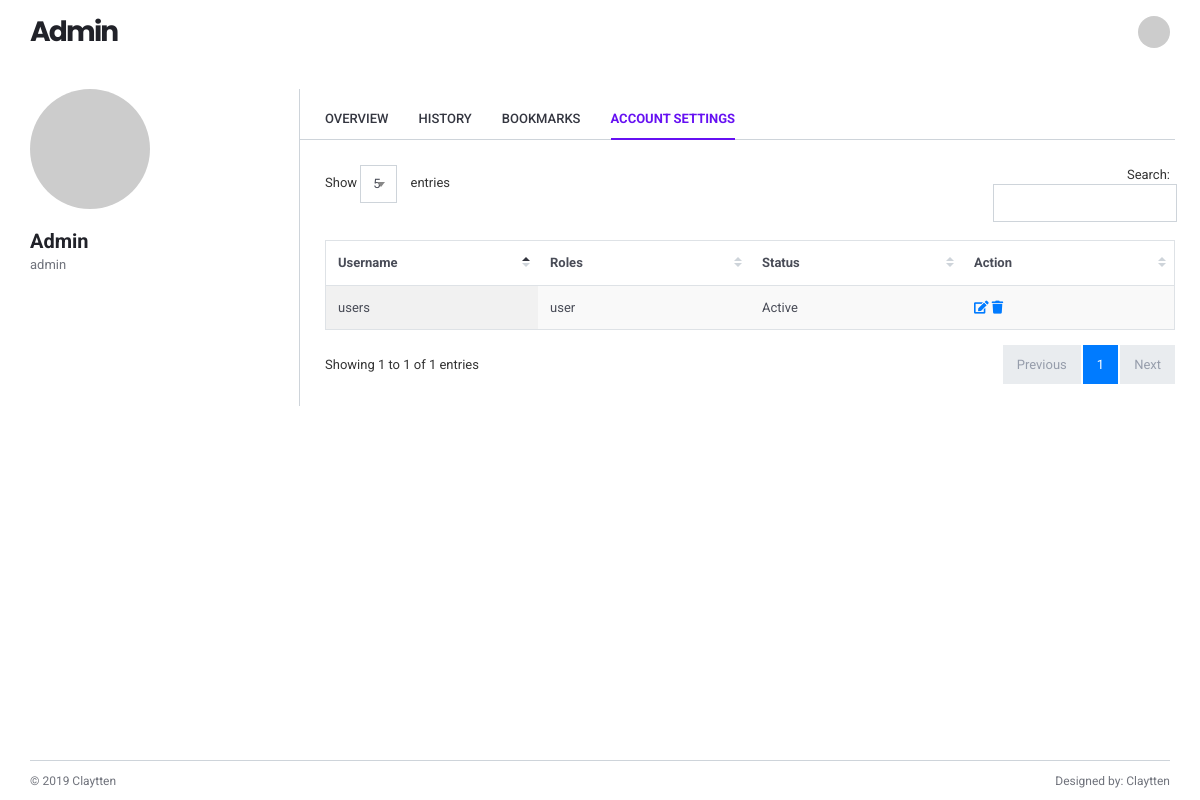
Page /pages/admin/account_settings.php (signed in) on the earlier database version.
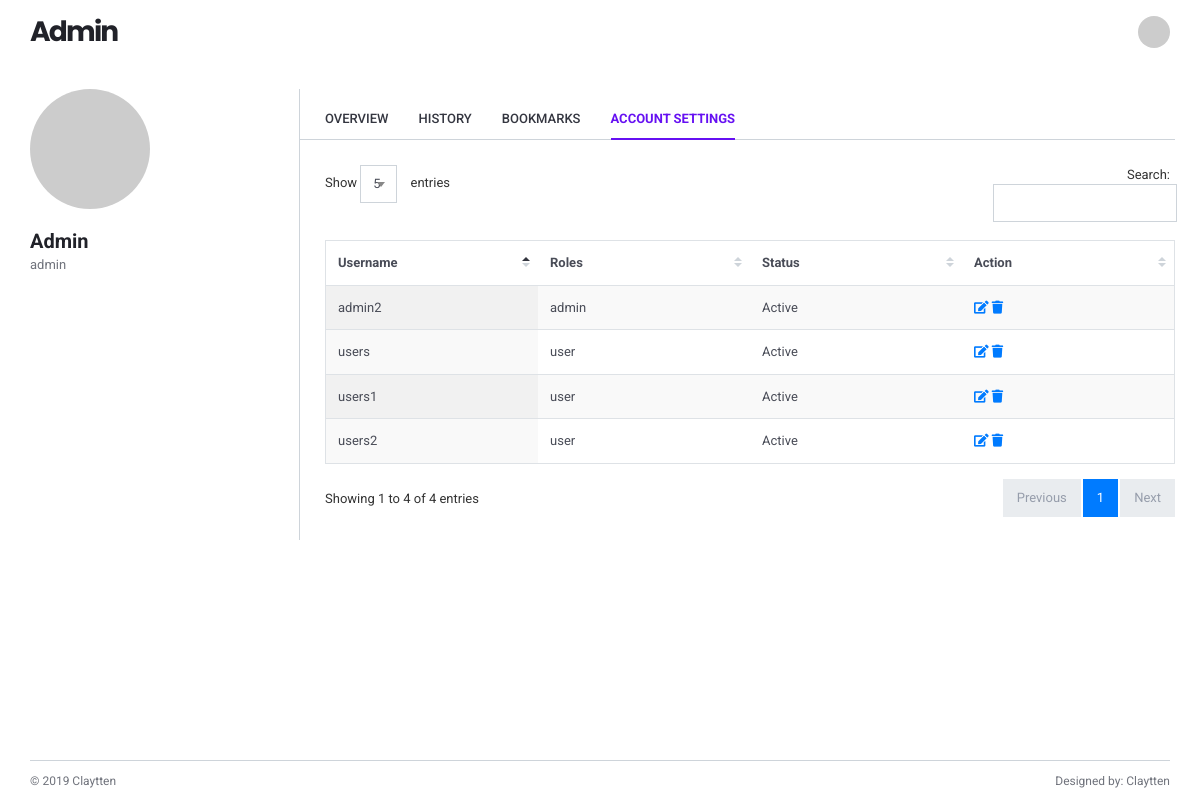
Same page on the later database version.
### tables this page shows
CREATE TABLE `users` (
  `id` int(11) NOT NULL AUTO_INCREMENT,
  `name` varchar(255) NOT NULL,
  `username` varchar(255) NOT NULL,
  `password` varchar(255) NOT NULL,
  `roles` varchar(255) NOT NULL,
  `status` int(11) NOT NULL,
  PRIMARY KEY (`id`)
);

### pages/admin/account_settings.php (the view, shortened to what this page needs)
<?php
include "../../action/koneksi.php";
$id_user = $_SESSION['id_user'];
$query = "SELECT * from users WHERE id='$id_user';";
$result = mysqli_query($connect, $query) or die(mysqli_error($connect));
while ($row = mysqli_fetch_array($result))
{
  $name = $row['name'];
  $roles = $row['roles'];
}
?>
<!DOCTYPE html>
<html lang="en">
  <head>
    <link href="../../lib/fontawesome-free/css/all.min.css" rel="stylesheet">
    <link href="../../lib/ionicons/css/ionicons.min.css" rel="stylesheet">
    <link href="../../lib/typicons.font/typicons.css" rel="stylesheet">
    <link href="../../lib/datatables.net-dt/css/jquery.dataTables.min.css" rel="stylesheet">
    <link href="../../lib/datatables.net-responsive-dt/css/responsive.dataTables.min.css" rel="stylesheet">
    <link href="../../lib/select2/css/select2.min.css" rel="stylesheet">
    <link rel="stylesheet" href="../../assets/css/user.css">
  </head>
  <body class="az-body">
    <?php include"../../layouts/admin/header.php"; ?>
    <div class="az-content az-content-profile">
      <div class="container mn-ht-100p">
        <div class="az-content-left az-content-left-profile">
          <div class="az-profile-overview">
            <div class="az-img-user">
              <img src="https://via.placeholder.com/500x500" alt="">
            </div>
            <div class="d-flex justify-content-between mg-b-20">
              <div>
                <h5 class="az-profile-name"><?php echo $name?></h5>
                <p class="az-profile-name-text"><?php echo $roles?></p>
              </div>
            </div>
          </div>
        </div>
        <div class="az-content-body az-content-body-profile">
          <nav class="nav az-nav-line">
            <a href="./index.php" class="nav-link " >Overview</a>
            <a href="./history.php" class="nav-link " >History</a>
            <a href="./bookmarks.php" class="nav-link " >Bookmarks</a>
            <a href="./account_settings.php" class="nav-link active" >Account Settings</a>
          </nav>
          <div class="az-profile-body">
            <table id="datatable1" class="display responsive nowrap">
              <thead>
                <tr>
                  <th class="wd-15p">Username</th>
                  <th class="wd-15p">Roles</th>
                  <th class="wd-15p">Status</th>
                  <th class="wd-15p">Action</th>
                </tr>
              </thead>
              <tbody>
              <?php
              $query = "SELECT * FROM users;";
              $result = mysqli_query($connect, $query);
              while ($row = mysqli_fetch_array($result)) {
                if($row['id'] !== $id_user) {
                ?>
                  <tr>
                    <td><?php echo $row['username']?></td>
                    <td><?php echo $row['roles']?></td>
                    <td>
                      <?php
                        if($row['status'] == 1) {
                          ?>
                            Active
                          <?php
                        } else {
                          ?>
                            Non-Active
                          <?php
                        }
                      ?>
                    </td>
                    <td>
                      <a href="./edit_account.php?id=<?php echo $row['id']?>" title="">
                        <i class="fa fa-edit"></i>
                      </a>
                      <a href="../../action/admin/delete_users.php?id=<?php echo $row['id']?>">
                        <i class="fas fa-trash"></i>
                      </a>
                    </td>
                  </tr>
                <?php
                }
              }
              ?>
              </tbody>
            </table>
            <div class="row mg-b-20">
              <div class="col-md-7 col-xl-8">
              </div>
            </div>
          </div>
        </div>
      </div>
    </div>
    <?php include"../../layouts/admin/footer.php"?>
  </body>
</html>

### layouts/admin/header.php (shortened to what this page needs)
<div class="az-header az-header-mail">
  <div class="container">
    <div class="az-header-left">
      <a href="../../" class="az-logo"><?php echo $_SESSION['name']?></a>
    </div>
    <div class="az-header-right">
      <div class="dropdown az-profile-menu">
        <a href="" class="az-img-user"><img src="https://via.placeholder.com/500x500" alt=""></a>
      </div>
    </div>
  </div>
</div>

### layouts/admin/footer.php (shortened to what this page needs)
<div class="az-footer">
  <div class="container">
    <span>&copy; 2019 Claytten</span>
    <span>Designed by: Claytten</span>
  </div>
</div>

Differences in the rows shown:
added users: username "admin2", roles "admin", status "Active"
added users: username "users2", roles "user", status "Active"
added users: username "users1", roles "user", status "Active"
Other differences:
text written by a page script: "Show entries Search: Showing 1 to 1 of 1 entries Previous 1 Next" → "Show entries Search: Showing 1 to 4 of 4 entries Previous 1 Next"
